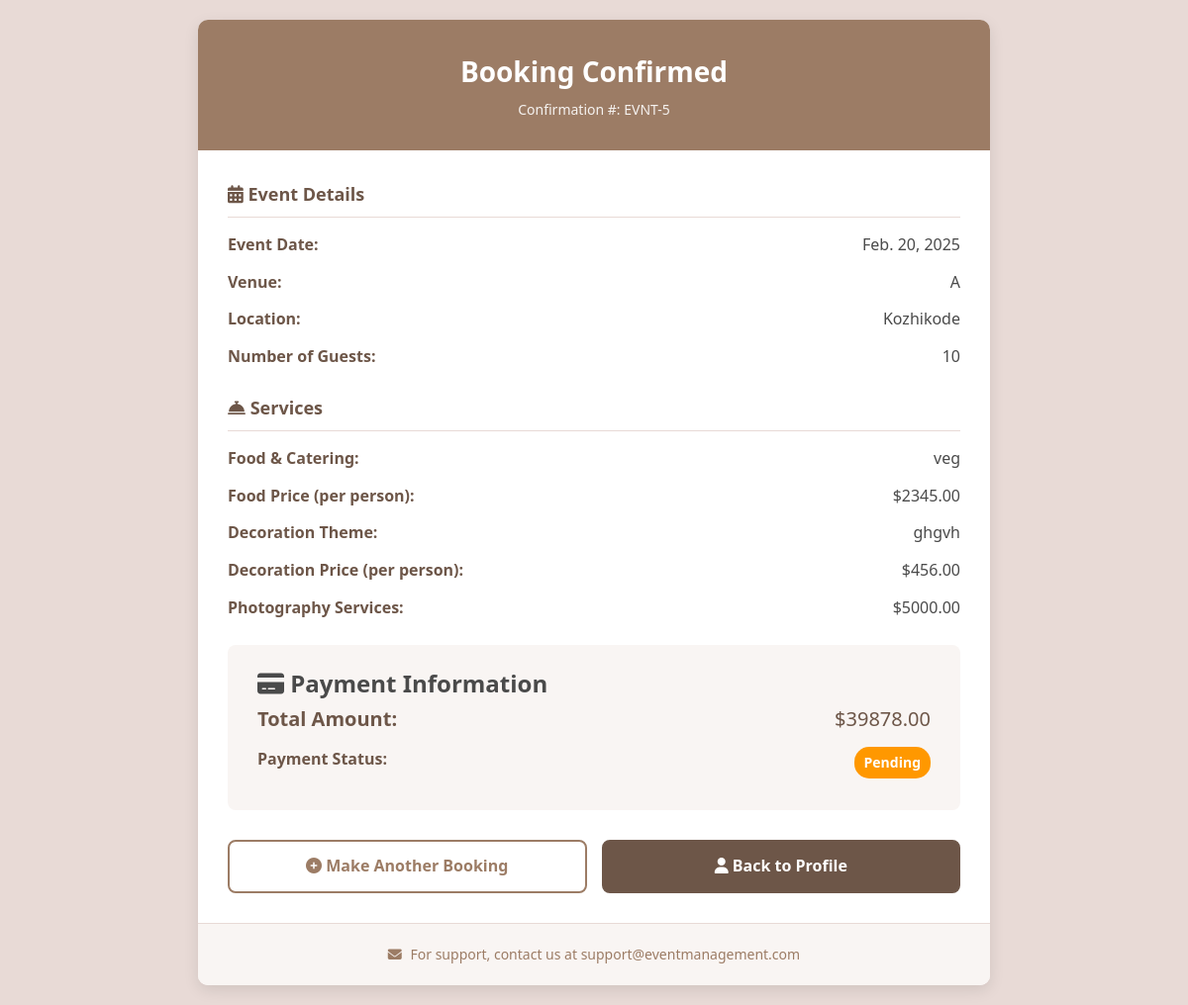
The page /booking_view (signed in) on the database its author committed.
### app/models.py (models this page shows)
class Bookings(models.Model):
    event_date=models.DateField(null=True)
    event_status=models.CharField(max_length=100,default='Pending')
    user_id=models.ForeignKey(User,on_delete=models.CASCADE)
    hall_id=models.ForeignKey(Halls,on_delete=models.CASCADE)
    booking_date=models.DateField(auto_now_add=True)
    payment_status=models.CharField(max_length=100,default='Pending')
    photography=models.CharField(max_length=100,null=True,blank=True)
    no_of_persons=models.IntegerField(null=True,blank=True)
    food_value=models.BooleanField(null=True,blank=True)
    food=models.ForeignKey(Food,on_delete=models.CASCADE)
    decoration_value=models.BooleanField(null=True,blank=True)
    decoration=models.ForeignKey(Decoration,on_delete=models.CASCADE)
    photography_cost=models.DecimalField(max_digits=10,decimal_places=2)
    total_payment=models.DecimalField(max_digits=10,decimal_places=2)

class Halls(models.Model):
    name=models.CharField(max_length=100)
    location=models.CharField(max_length=200)
    capacity=models.IntegerField()
    price_per_day=models.DecimalField(max_digits=10,decimal_places=2)
    photo_url=models.ImageField(upload_to='images/')
    description=models.TextField(blank=True,null=True)

class Food(models.Model):
    food_name=models.CharField(max_length=100,null=True)
    food_image=models.ImageField(upload_to='images/')
    food_price=models.DecimalField(max_digits=10,decimal_places=2)

class Decoration(models.Model):
    decoration_name=models.CharField(max_length=100,null=True)
    decoration_image=models.ImageField(upload_to='images/')
    decoration_price=(models.DecimalField(max_digits=10,decimal_places=2))

### app/views.py (the view)
# urls.py: path('booking_view',views.booking_view,name='booking_view'),
@login_required(login_url='login')
def booking_view(request):
    booking = Bookings.objects.filter(user_id=request.user).order_by('-id').first()
    if not booking:
        messages.error(request, "No booking found.")
        return redirect('booking_page')
    context = {
        'booking': booking
    }
    return render(request, 'booking_view.html', context)

### templates/booking_view.html (shortened to what this page needs)
<!DOCTYPE html>
<html lang="en">
<head>
    <link rel="stylesheet" href="https://cdnjs.cloudflare.com/ajax/libs/font-awesome/6.4.0/css/all.min.css">
</head>
<body>
    <div class="container">
        <div class="header">
            <h1>Booking Confirmed</h1>
            <div class="confirmation-number">Confirmation #: EVNT-{{ booking.id }}</div>
        </div>
        <div class="booking-details">
            <div class="detail-section">
                <h2><i class="fas fa-calendar-alt"></i> Event Details</h2>
                <div class="detail-row">
                    <span class="detail-label">Event Date:</span>
                    <span class="detail-value">{{ booking.event_date }}</span>
                </div>
                <div class="detail-row">
                    <span class="detail-label">Venue:</span>
                    <span class="detail-value">{{ booking.hall_id.name }}</span>
                </div>
                <div class="detail-row">
                    <span class="detail-label">Location:</span>
                    <span class="detail-value">{{ booking.hall_id.location }}</span>
                </div>
                <div class="detail-row">
                    <span class="detail-label">Number of Guests:</span>
                    <span class="detail-value">{{ booking.no_of_persons }}</span>
                </div>
            </div>
            <div class="detail-section">
                <h2><i class="fas fa-concierge-bell"></i> Services</h2>
                {% if booking.food %}
                <div class="detail-row">
                    <span class="detail-label">Food & Catering:</span>
                    <span class="detail-value">{{ booking.food.food_name }}</span>
                </div>
                <div class="detail-row">
                    <span class="detail-label">Food Price (per person):</span>
                    <span class="detail-value">${{ booking.food.food_price }}</span>
                </div>
                {% endif %}
                {% if booking.decoration %}
                <div class="detail-row">
                    <span class="detail-label">Decoration Theme:</span>
                    <span class="detail-value">{{ booking.decoration.decoration_name }}</span>
                </div>
                <div class="detail-row">
                    <span class="detail-label">Decoration Price (per person):</span>
                    <span class="detail-value">${{ booking.decoration.decoration_price }}</span>
                </div>
                {% endif %}
                <div class="detail-row">
                    <span class="detail-label">Photography Services:</span>
                    <span class="detail-value">${{ booking.photography_cost }}</span>
                </div>
            </div>
            <div class="payment-section">
                <h2><i class="fas fa-credit-card"></i> Payment Information</h2>
                <div class="detail-row total-row">
                    <span class="detail-label">Total Amount:</span>
                    <span class="detail-value">${{ booking.total_payment }}</span>
                </div>
                <div class="detail-row">
                    <span class="detail-label">Payment Status:</span>
                    <span class="detail-value">
                        {% if booking.payment_status == 'Completed' %}
                        <span class="status-badge status-completed">Paid</span>
                        {% else %}
                        <span class="status-badge status-pending">Pending</span>
                        {% endif %}
                    </span>
                </div>
            </div>
            <div class="action-buttons">
                <a href="{% url 'booking_page' %}" class="btn btn-secondary">
                    <i class="fas fa-plus-circle"></i> Make Another Booking
                </a>
                <a href="{% url 'profile' %}" class="btn btn-primary">
                    <i class="fas fa-user"></i> Back to Profile
                </a>
            </div>
        </div>
        <div class="footer">
            <p><i class="fas fa-envelope"></i> For support, contact us at support@eventmanagement.com</p>
        </div>
    </div>
</body>
</html>

### templates/booking_view.html (style rules this page uses)
:root { --primary-color: #e8dad6; --accent-color: #9c7c65; --text-color: #4a4a4a; --success-color: #4caf50; --pending-color: #ff9800; --light-color: #f9f5f3; --dark-accent: #6d5648; --shadow: 0 5px 15px rgba(0,0,0,0.1); }
* { margin: 0; padding: 0; box-sizing: border-box; font-family: 'Segoe UI', Tahoma, Geneva, Verdana, sans-serif; }
body { background-color: var(--primary-color); color: var(--text-color); line-height: 1.6; padding: 20px; }
.container { max-width: 800px; margin: 0 auto; background-color: white; border-radius: 10px; overflow: hidden; box-shadow: var(--shadow); }
.header { background-color: var(--accent-color); color: white; padding: 30px; text-align: center; position: relative; }
.header h1 { font-size: 28px; margin-bottom: 5px; }
.header .confirmation-number { font-size: 14px; opacity: 0.9; }
.booking-details { padding: 30px; background-color: white; }
.detail-section { margin-bottom: 25px; }
.detail-section h2 { font-size: 18px; color: var(--dark-accent); margin-bottom: 15px; padding-bottom: 8px; border-bottom: 1px solid var(--primary-color); }
.detail-row { display: flex; justify-content: space-between; margin-bottom: 12px; }
.detail-label { font-weight: 600; color: var(--dark-accent); }
.detail-value { text-align: right; font-weight: 400; }
.payment-section { background-color: var(--light-color); padding: 20px 30px; border-radius: 8px; margin-bottom: 25px; }
.total-row { font-size: 20px; font-weight: 700; color: var(--dark-accent); }
.status-badge { display: inline-block; padding: 5px 10px; border-radius: 15px; font-size: 14px; font-weight: 600; }
.status-pending { background-color: var(--pending-color); color: white; }
.action-buttons { display: flex; gap: 15px; margin-top: 30px; }
.btn { flex: 1; padding: 12px 20px; text-align: center; text-decoration: none; border-radius: 8px; font-weight: 600; transition: all 0.3s ease; }
.btn-secondary { background-color: white; color: var(--accent-color); border: 2px solid var(--accent-color); }
.btn-primary { background-color: var(--dark-accent); color: white; border: 2px solid var(--dark-accent); }
.footer { padding: 20px 30px; background-color: var(--light-color); text-align: center; font-size: 14px; color: var(--accent-color); border-top: 1px solid var(--primary-color); }
.footer i { margin-right: 5px; }

### rows shown on the page
Bookings: id "5", event_date "Feb. 20, 2025", hall_id.name "A", hall_id.location "Kozhikode", no_of_persons "10", food.food_name "veg", food.food_price "2345.00", decoration.decoration_name "ghgvh", decoration.decoration_price "456.00", photography_cost "5000.00", total_payment "39878.00"
